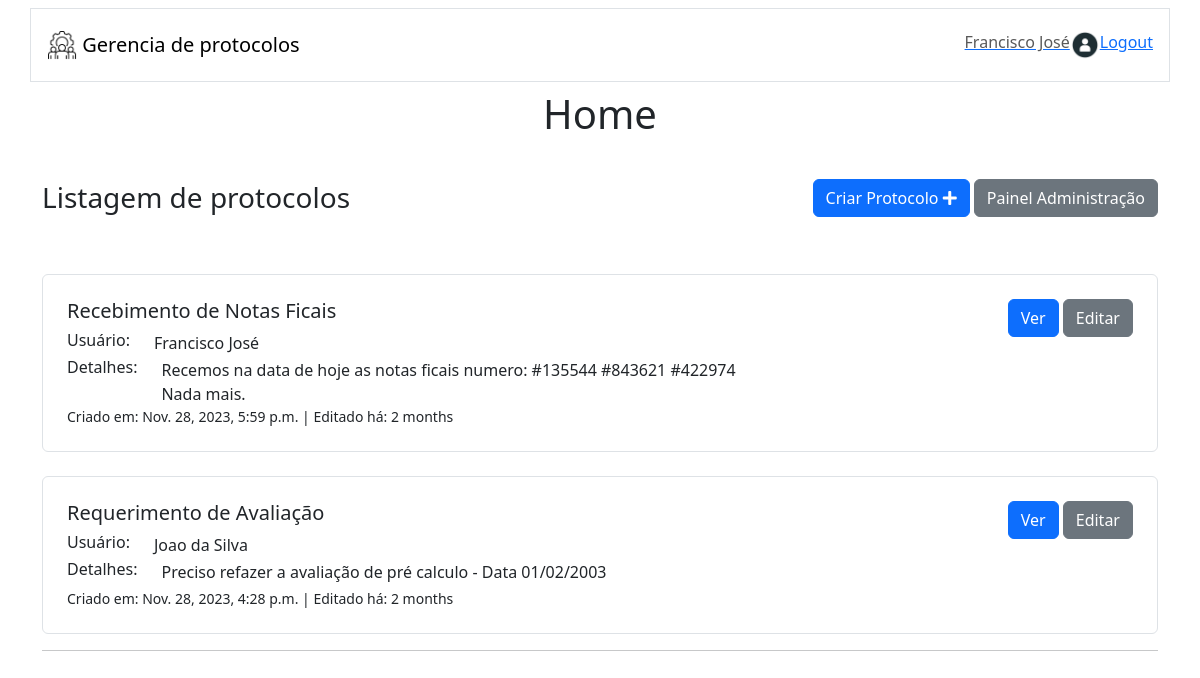
Screenshot of / (signed in) with the database file from the repository.
### ticketApp/models.py (models this page shows, shortened)
class User(AbstractUser):
    name = models.CharField(max_length=100, null=True)
    username = models.CharField(max_length=150, unique=True)
    email = models.EmailField(max_length = 254, null=True, default=None)
    empresa = models.ForeignKey(Empresa, on_delete=models.CASCADE, related_name='usuarios', default=None , null=True)
    supervisor =  models.BooleanField(default=False)
    USERNAME_FIELD = 'username'

class Protocolo(models.Model):
    name = models.CharField(max_length=200)
    author = models.ForeignKey(User, on_delete=models.PROTECT)
    empresa = models.ForeignKey(Empresa, on_delete=models.CASCADE, related_name='protocolos')
    description = models.TextField(null=True, blank=True)
    updated_at = models.DateTimeField(auto_now=True)
    created_at = models.DateTimeField(auto_now_add=True)

### ticketApp/views.py (the view)
# urls.py: path('', views.home_view, name='home_url'),
def home_view(request):
    if request.user.is_authenticated:
      if request.user.is_staff:
        protocolos = Protocolo.objects.all().order_by('-pk') ## Do maior  ID pro menor
      else:
        protocolos = Protocolo.objects.filter(empresa=request.user.empresa).order_by('-pk')
      ctx = {'protocolos': protocolos, 'page': 'home'}
      return render(request, 'home.html', ctx)
    else:
      return redirect('login_url')

### ticketApp/templates/home.html (shortened to what this page needs)
{% extends 'main.html' %}
{% block content %}
{% include 'components/navbar.html' %}
<body>
  <div class="container-fluid body-header">
    <h1>Home</h1>
    <div class="container d-flex justify-content-between align-items-center">
      <h3 class="m-0">Listagem de protocolos</h3>
      <div class="buttons">
        <a class='btn btn-primary' href="{% url 'create_protocol_url' %}"> Criar Protocolo <i class="fas fa-plus"></i>
        </a>
        {% if request.user.is_staff %}
        <a class='btn btn-secondary' href="{% url 'supervisor_url' %}">Painel Administração</a>
        {% endif %}
      </div>
    </div>
  </div>
  <div class="container">
    {% for p in protocolos %}
    {% include 'components/protocol_item.html' %}
    {% endfor %}
    <hr>
  </div>
</body>
{% endblock %}

### ticketApp/templates/components/navbar.html (shortened to what this page needs)
{% block content %}
{% load static %}
<div class="container-fluid">
  <nav class="navbar navbar-expand-lg navbar-light bg-white">
    <div class="container border p-3">
      <a class="navbar-brand" href="{% url 'home_url' %}">
        <img src="{% static 'images/manage.png' %}" width="30" height="30" class="d-inline-block align-top" alt="Logo">
        Gerencia de protocolos
      </a>
      {% if request.user.is_authenticated %}
      <ul class="navbar-nav ml-auto">
        <li class="nav-item">
          <a href="{% url 'update_user_url' %}">
            <span class="navbar-text pr-3">
              {{ request.user.name }}
            </span>
          </a>
        </li>
        <li class="nav-item">
          <img src="{% static 'images/avatar_anon.png' %}" width="30" height="30" alt="Avatar" class="rounded-circle">
        </li>
        <li class="nav-item">
          <a href="{% url 'logout_url' %}">Logout</a>
        </li>
      </ul>
      {% endif %}
    </div>
  </nav>
</div>
{% endblock %}

### ticketApp/templates/components/protocol_item.html
{% block content %}
<div class="listagem container p-4 mt-4 border rounded-top rounded-bottom protocolo">
  <div class="row">
      <div class="col-md-8">
          <div class="row align-items-start">
                <div class="row">
                    <h5>{{p.name}}</h5>
                </div>
                {% if page == 'home'%}
                <div class="row">
                    <div class="col-md-auto"><h6>Usuário:</h6></div>
                    <div class="col">{{p.author.name}}</div>
                </div>
                {% else %}
                <div class="row">
                    <div class="col-md-auto"><h6>Empresa:</h6></div>
                    <div class="col">{{p.empresa}}</div>
                </div>
                {% endif %}
                <div class="row">
                    <div class="col-md-auto"><h6>Detalhes:</h6></div>
                    <div class="col">{{p.description}}</div>
                </div>
                <div class="row">
                    <small>Criado em: {{p.created_at}} | Editado há: {{p.created_at|timesince}}</small>
                </div>
          </div>
      </div>
      <div class="col-md-4 d-flex justify-content-end align-items-start">
          <div class="buttons">
              <button class="btn btn-primary">Ver</button>
              {% if request.user.is_staff %}
              <a href="{% url 'edit_protocol_url' p.id %}" class="btn btn-secondary ml-2">Editar</a>
              {% endif %}
          </div>
      </div>
  </div>
</div>
{% endblock %}

### ticketApp/templates/home.html (style rules this page uses)
body { display: flex; flex-direction: column; justify-content: center; align-items: center; }
.protocolo { margin-top: 10px; }
.body-header { align-items: center; flex-direction: column; display: flex; }

### rows the page displays
User: user.name "Francisco José"
Protocolo: name "Recebimento de Notas Ficais", author.name "Francisco José", description "Recemos na data de hoje as notas ficais numero: #135544 #843621 #422974 Nada mais.", created_at "Nov. 28, 2023, 5:59 p.m.", created_at "2 months"
Protocolo: name "Requerimento de Avaliação", author.name "Joao da Silva", description "Preciso refazer a avaliação de pré calculo - Data 01/02/2003", created_at "Nov. 28, 2023, 4:28 p.m.", created_at "2 months"
